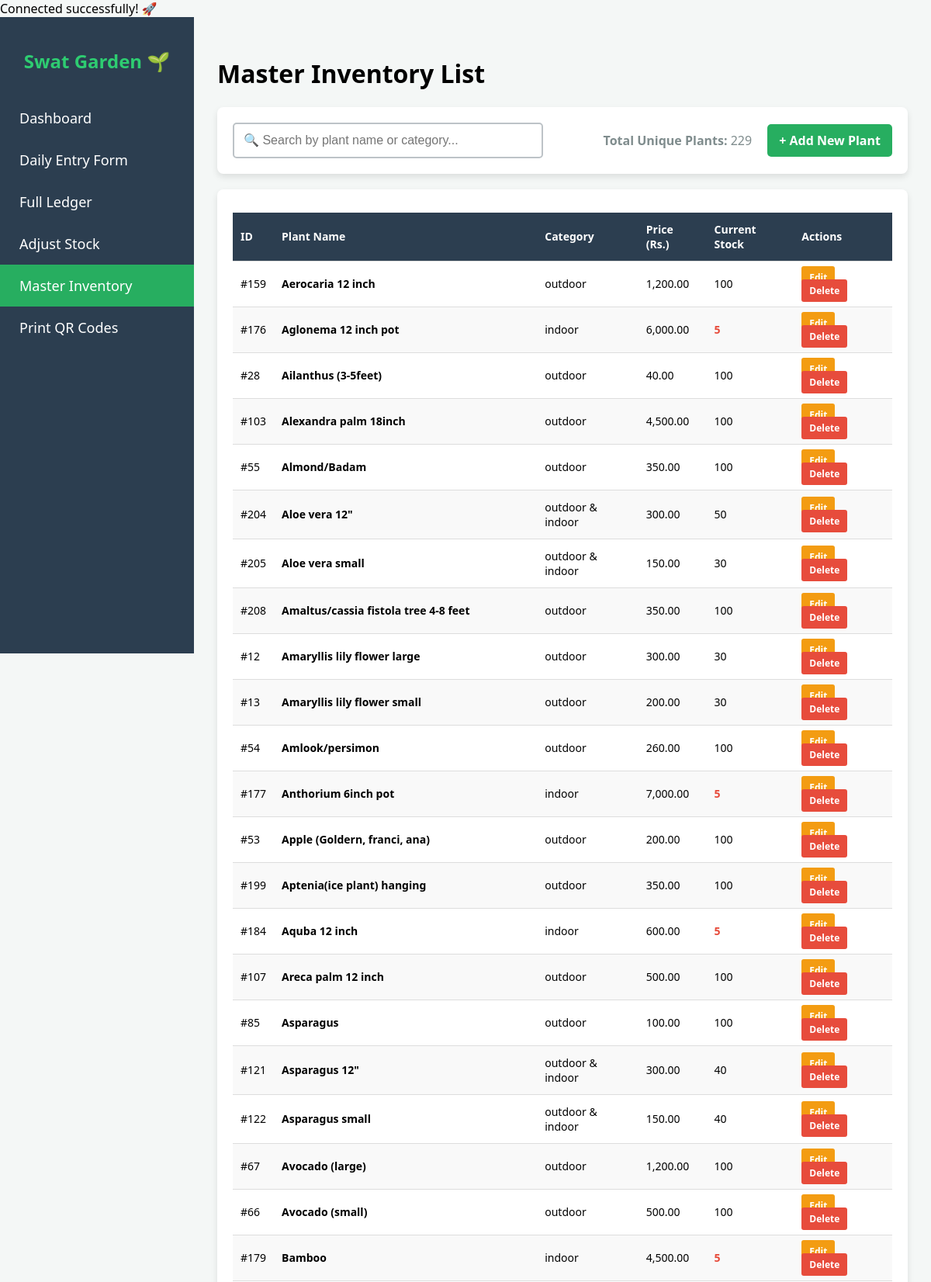
The app's page /inventory.php (signed in, upper part) with its own data.
### tables this page shows
CREATE TABLE `plants` (
  `plant_id` int(11) NOT NULL,
  `plant_name` varchar(255) NOT NULL,
  `category` varchar(100) DEFAULT NULL,
  `type` varchar(100) DEFAULT NULL,
  `light_requirement` varchar(100) DEFAULT NULL,
  `water_frequency` varchar(100) DEFAULT NULL,
  `temp_min` int(11) DEFAULT NULL,
  `temp_max` int(11) DEFAULT NULL,
  `maintenance_level` varchar(50) DEFAULT NULL,
  `growth_rate` varchar(50) DEFAULT NULL,
  `price` decimal(10,2) NOT NULL,
  `stock_quantity` int(11) NOT NULL,
  `expert_score` decimal(3,1) DEFAULT NULL
);

### inventory.php (the view, shortened to what this page needs)
<?php
require 'db_connect.php';
$inventoryResult = $conn->query("SELECT * FROM plants ORDER BY plant_name ASC");
?>
<!DOCTYPE html>
<html lang="en">
<head>
</head>
<body>
    <div class="sidebar">
        <h2>Swat Garden 🌱</h2>
        <a href="index.php">Dashboard</a>
        <a href="daily_entry.php">Daily Entry Form</a>
        <a href="ledger.php">Full Ledger</a>
        <a href="update_stock.php">Adjust Stock</a>
        <a href="inventory.php" style="background-color: #27ae60;">Master Inventory</a>
        <a href="qr_codes.php">Print QR Codes</a>
    </div>
    <div class="main-content">
        <h1>Master Inventory List</h1>
        <div class="header-controls">
            <input type="text" id="searchInput" class="search-box" placeholder="🔍 Search by plant name or category...">
            <div style="display: flex; gap: 20px; align-items: center;">
                <div style="color: #7f8c8d;">
                    <strong>Total Unique Plants:</strong> <?php echo $inventoryResult->num_rows; ?>
                </div>
                <a href="add_plant.php" style="background-color: #27ae60; color: white; padding: 10px 15px; text-decoration: none; border-radius: 5px; font-weight: bold;">+ Add New Plant</a>
            </div>
        </div>
        <div class="inventory-box">
            <table id="inventoryTable">
                <thead>
                    <tr>
                        <th>ID</th>
                        <th>Plant Name</th>
                        <th>Category</th>
                        <th>Price (Rs.)</th>
                        <th>Current Stock</th>
                        <th>Actions</th>
                    </tr>
                </thead>
                <tbody>
                    <?php
                    if ($inventoryResult->num_rows > 0) {
                        while($row = $inventoryResult->fetch_assoc()) {
                            $stockClass = ($row['stock_quantity'] <= 5) ? 'low-stock' : '';
                            ?>
                            <tr>
                                <td>#<?php echo $row['plant_id']; ?></td>
                                <td><strong><?php echo htmlspecialchars($row['plant_name']); ?></strong></td>
                                <td><?php echo htmlspecialchars($row['category']); ?></td>
                                <td><?php echo number_format($row['price'], 2); ?></td>
                                <td class="<?php echo $stockClass; ?>"><?php echo $row['stock_quantity']; ?></td>
                                <td>
                                    <a href="edit_plant.php?id=<?php echo $row['plant_id']; ?>" class="btn-edit">Edit</a>
                                    <a href="inventory.php?delete_plant=<?php echo $row['plant_id']; ?>" class="btn-delete" onclick="return confirm('Are you sure you want to permanently delete this plant?');">Delete</a>
                                </td>
                            </tr>
                        <?php }
                    } else {
                        echo "<tr><td colspan='6' style='text-align:center;'>No plants found in inventory.</td></tr>";
                    }
                    ?>
                </tbody>
            </table>
        </div>
    </div>
</body>
</html>

### inventory.php (style rules this page uses)
body { font-family: 'Segoe UI', Tahoma, Geneva, Verdana, sans-serif; background-color: #f4f7f6; margin: 0; }
.sidebar { height: 100vh; width: 250px; background-color: #2c3e50; color: white; position: fixed; padding-top: 20px; }
.sidebar h2 { text-align: center; color: #2ecc71; margin-bottom: 30px; }
.sidebar a { padding: 15px 25px; text-decoration: none; font-size: 18px; color: white; display: block; }
.main-content { margin-left: 250px; padding: 30px; }
.header-controls { display: flex; justify-content: space-between; align-items: center; background: white; padding: 20px; border-radius: 8px; box-shadow: 0 4px 8px rgba(0,0,0,0.1); margin-bottom: 20px; }
.search-box { width: 100%; max-width: 400px; padding: 12px; border: 2px solid #bdc3c7; border-radius: 5px; font-size: 16px; outline: none; transition: border-color 0.3s; }
.inventory-box { background: white; padding: 20px; border-radius: 8px; box-shadow: 0 4px 8px rgba(0,0,0,0.1); overflow-x: auto; }
table { width: 100%; border-collapse: collapse; margin-top: 10px; font-size: 14px; }
th, td { padding: 12px 10px; border-bottom: 1px solid #ddd; text-align: left; }
th { background-color: #2c3e50; color: white; position: sticky; top: 0; }
tr:nth-child(even) { background-color: #f9f9f9; }
.btn-edit { background-color: #f39c12; color: white; padding: 6px 10px; text-decoration: none; border-radius: 3px; font-size: 12px; font-weight: bold; margin-right: 5px; }
.btn-delete { background-color: #e74c3c; color: white; padding: 6px 10px; text-decoration: none; border-radius: 3px; font-size: 12px; font-weight: bold; }
.low-stock { color: #e74c3c; font-weight: bold; }

### records on screen
plants: plant_id "159", plant_name "Aerocaria 12 inch", category "outdoor", price "1,200.00", stock_quantity "100"
plants: plant_id "176", plant_name "Aglonema 12 inch pot", category "indoor", price "6,000.00", stock_quantity "5"
plants: plant_id "28", plant_name "Ailanthus (3-5feet)", category "outdoor", price "40.00", stock_quantity "100"
plants: plant_id "103", plant_name "Alexandra palm 18inch", category "outdoor", price "4,500.00", stock_quantity "100"
plants: plant_id "55", plant_name "Almond/Badam", category "outdoor", price "350.00", stock_quantity "100"
plants: plant_id "204", plant_name "Aloe vera 12\"", category "outdoor & indoor", price "300.00", stock_quantity "50"
plants: plant_id "205", plant_name "Aloe vera small", category "outdoor & indoor", price "150.00", stock_quantity "30"
plants: plant_id "208", plant_name "Amaltus/cassia fistola tree 4-8 feet", category "outdoor", price "350.00", stock_quantity "100"
plants: plant_id "12", plant_name "Amaryllis lily flower large", category "outdoor", price "300.00", stock_quantity "30"
plants: plant_id "13", plant_name "Amaryllis lily flower small", category "outdoor", price "200.00", stock_quantity "30"
plants: plant_id "54", plant_name "Amlook/persimon", category "outdoor", price "260.00", stock_quantity "100"
plants: plant_id "177", plant_name "Anthorium 6inch pot", category "indoor", price "7,000.00", stock_quantity "5"
plants: plant_id "53", plant_name "Apple (Goldern, franci, ana)", category "outdoor", price "200.00", stock_quantity "100"
plants: plant_id "199", plant_name "Aptenia(ice plant) hanging", category "outdoor", price "350.00", stock_quantity "100"
plants: plant_id "184", plant_name "Aquba 12 inch", category "indoor", price "600.00", stock_quantity "5"
plants: plant_id "107", plant_name "Areca palm 12 inch", category "outdoor", price "500.00", stock_quantity "100"
plants: plant_id "85", plant_name "Asparagus", category "outdoor", price "100.00", stock_quantity "100"
plants: plant_id "121", plant_name "Asparagus 12\"", category "outdoor & indoor", price "300.00", stock_quantity "40"
plants: plant_id "122", plant_name "Asparagus small", category "outdoor & indoor", price "150.00", stock_quantity "40"
plants: plant_id "67", plant_name "Avocado (large)", category "outdoor", price "1,200.00", stock_quantity "100"
plants: plant_id "66", plant_name "Avocado (small)", category "outdoor", price "500.00", stock_quantity "100"
plants: plant_id "179", plant_name "Bamboo", category "indoor", price "4,500.00", stock_quantity "5"

### other values on screen
$inventoryResult->num_rows "229"
